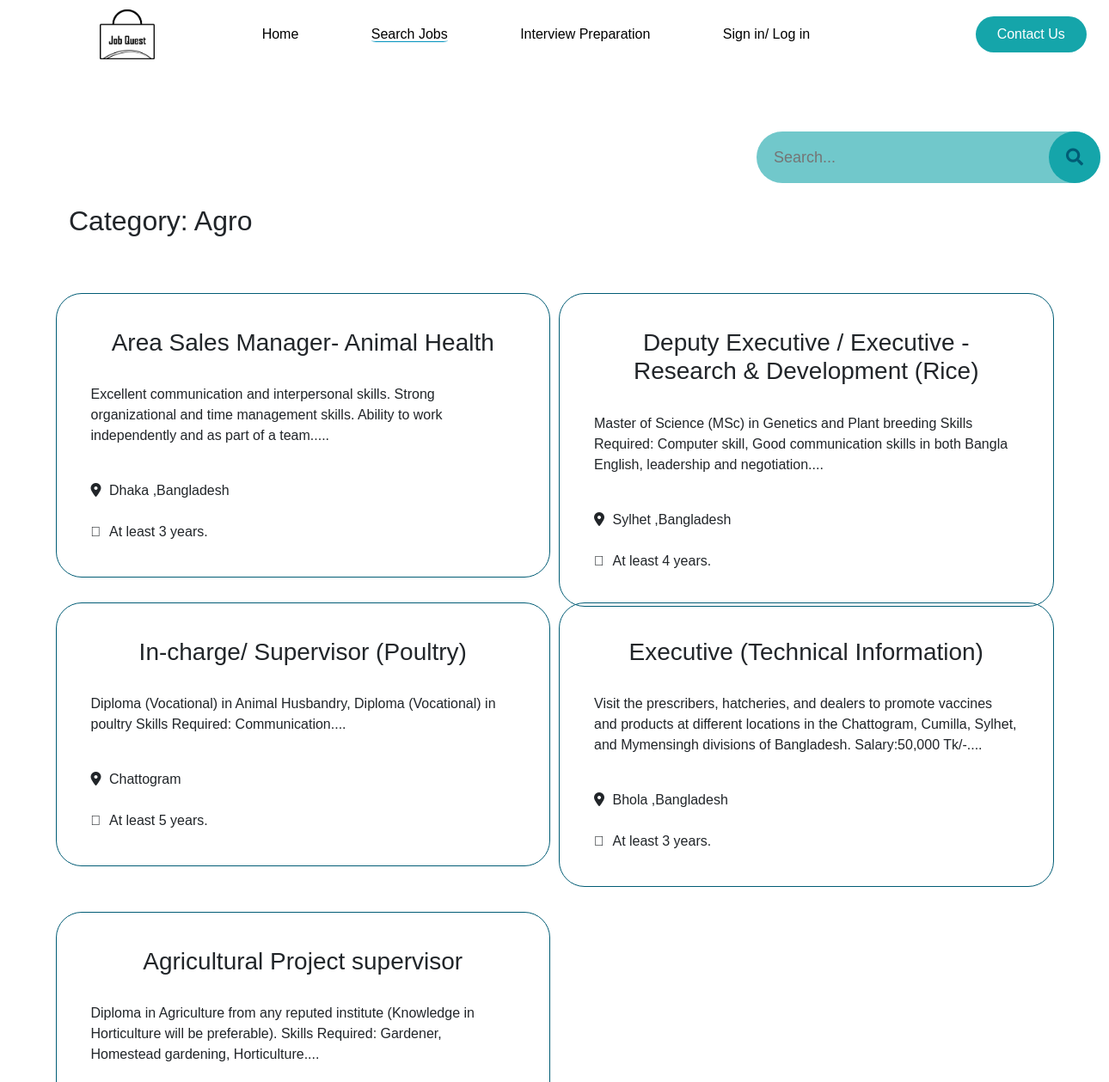
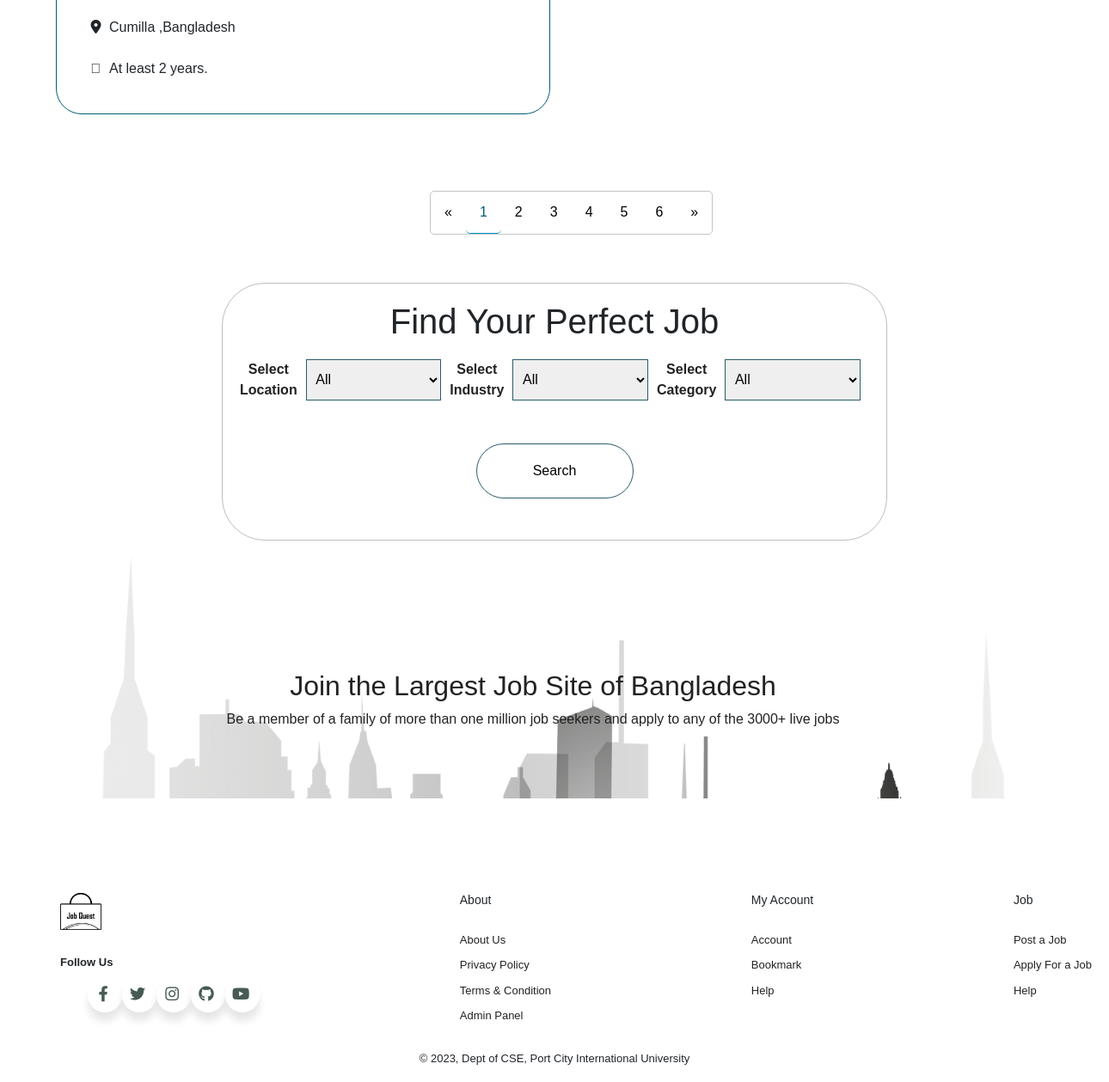
/c_agro.php, run on the app's committed database (2 pictures, top to bottom).
### tables this page shows
CREATE TABLE `agro` (
  `agro_id` int(10) NOT NULL,
  `Title` varchar(100) NOT NULL,
  `Description` varchar(200) NOT NULL,
  `Location` varchar(20) NOT NULL,
  `Experience` varchar(20) NOT NULL
);

### c_agro.php (the view, shortened to what this page needs)
<?php
include('dbconnect.php');
?>
<!DOCTYPE html>
<html lang="en">
<head>
    <link rel="stylesheet" href="bootstrap/css/bootstrap.min.css">
    <link rel="stylesheet" href="https://pro.fontawesome.com/releases/v5.15.4/css/all.css" />
    <link rel="stylesheet" href="category.css">
</head>
<body>
    <header>
        <span class="logo"><a href="index.php"><img src="./media/logo/logo.png" alt=""></a></span>
        <nav class="header">
            <ul class="nav_links">
                <li><a href="index.php">Home</a></li>
                <li><a class="active" href="search_jobs.php">Search Jobs</a></li>
                <li><a href="interviewprep.php">Interview Preparation</a></li>
                <li><a href="login.php" data-bs-toggle="modal" data-bs-target="#exampleModal" data-bs-whatever="@getbootstrap" id="text-white" aria-current="page">Sign in/ Log in</a></li>
            </ul>
        </nav>
        <a class="cta" href="contact.php"><button type="">Contact Us</button></a>
    </header>
    <div class="search-container">
        <div class="search_wrap search_wrap_3">
            <div class="search_box">
                <form method="post">
                    <input class="input" list="alljobs" type="text" name="alljobs" placeholder="Search..." required>
                    <div id="sbutton" class="btn btn_common">
                        <button name="search" class="fas fa-search"></button>
                    </div>
                </form>
            </div>
        </div>
    </div>
    <section>
        <h2 class="catergory-text">Category: Agro</h2>
        <div class="new-jobs">
            <?php
            $ret1 = mysqli_query($con, "Select * From agro ");
            while ($result1 = mysqli_fetch_array($ret1)) {
            ?>
                <div class="full-new-jobs-divs" onclick="window.location.href='single_job.php?editid=<?php echo $result1['id']; ?>';">
                    <div class="new-jobs-divs">
                        <h3><?php echo $result1['Title']; ?></h3><br>
                        <p><?php echo $result1['Description']; ?>....</p><br>
                        <i class="fa-solid fa-location-dot"></i>
                        <span>
                            <?php echo $result1['Location']; ?>
                        </span><br>
                        <br> <i class="fal fa-briefcase"></i>
                        <span><?php echo $result1['Experience']; ?></span>
                    </div>
                </div>
            <?php
            }
            ?>
        </div>
    </section>
    <div class="pagination">
        <a href="#">&laquo;</a>
        <a href="#" class="active">1</a>
        <a href="#">2</a>
        <a href="#">3</a>
        <a href="#">4</a>
        <a href="#">5</a>
        <a href="#">6</a>
        <a href="#">&raquo;</a>
    </div>
    <section class="filter-section">
        <h1>Find Your Perfect Job</h1>
        <div class="filter">
            <label><b>Select Location</b></label>
            <select>
                <option>All</option>
            </select>
            <label><b>Select Industry</b></label>
            <select>
                <option>All</option>
            </select>
            <label><b>Select Category</b></label>
            <select>
                <option>All</option>
            </select>
        </div>
        <button name='search_filter' class="search-style">Search</button>
    </section>
    <section class="full-banner">
        <h2>Join the Largest Job Site of Bangladesh</h2>
        <p>Be a member of a family of more than one million job seekers
            and apply to any of the 3000+ live jobs</p>
    </section>
    <?php
    include('footer.php');
    ?>
</body>
</html>

### category.css (style rules this page uses)
* { margin: 0; font-family:'Trebuchet MS', 'Lucida Sans Unicode', 'Lucida Grande', 'Lucida Sans', Arial, sans-serif; }
header { display: flex; justify-content:space-around; align-items: center; padding: 40px 0px 20px 40px; height: 30px; margin-bottom: 20px; }
.logo img { width: 4rem; }
.logo a { cursor: pointer; font-size: xx-large; padding-left:50px; }
.nav_links { list-style: none; text-decoration: none; }
.nav_links li { display: inline-block; padding: 0 40px; margin-top: 15px; }
.nav_links li a { transition: all 0.3s ease 0s; text-decoration: none; color:rgb(12, 91, 156); color: black; }
.cta button { margin-left: 100px; padding: 9px 25px; background-color:rgb(21, 165, 170); border: none; border-radius: 50px; cursor: pointer; color: white; }
.active { border-bottom: 1px solid #0292be; border-width: 0.2%; border-radius: 10%; }
.search-container { padding: 25px 30px; }
.search-container .input { border: 0; outline: none; color: #222; background-color: rgba(21, 165, 170, 0.603); }
.search_wrap { margin: 48px 850px auto; }
.search_wrap .search_box { position: relative; width: 400px; height: 60px; }
.search_wrap .search_box .input { position: absolute; top: 0; left: 0; width: 100%; height: 100%; padding: 10px 20px; border-radius: 3px; font-size: 18px; }
#sbutton button { background-color: transparent; color:#015c75; border: none; padding: 20px; }
.search_wrap .search_box .btn { position: absolute; top: 0; right: 0; width: 60px; height: 100%; background: rgb(21, 165, 170); z-index: 1; cursor: pointer; }
.search_wrap .search_box .btn.btn_common .fas { background-color: transparent; border: none; position: absolute; top: 50%; left: 50%; transform: translate(-50%, -50%); color: white; font-size: 20px; }
.search_wrap.search_wrap_3 .search_box .input { padding-right: 80px; }
.search_wrap.search_wrap_3 .search_box .input { border-radius: 50px; }
.search_wrap.search_wrap_3 .search_box .btn { right: 0px; border-radius: 50%; }
.catergory-text { padding-left: 80px; }
.new-jobs { display: grid; grid-template-columns: repeat(2, 1fr); gap: 10px; margin:5%; margin-bottom: 70px; }
.new-jobs h3 { text-align: center; }
.new-jobs-divs span { padding-left: 5px; }
.new-jobs-divs { border:1px solid #015c75; margin-bottom: 40px; padding: 40px; border-radius: 30px; }
.full-new-jobs-divs { width: 100%; height: 350px; justify-content:space-around; }
.filter-section { border: 1px solid #2222224b; height: 300px; width: 60%; align-items: center; text-align: center; margin-left: 20%; padding:20px; border-radius: 50px; }
.filter { display: flex; margin-top: 20px; }
.filter select { padding: 0.9%; width: 40%; }
.filter label { color: #222; }
.filter select { border: 1px solid #295c6a; font-size: medium; margin-left: 10px; margin-right: 10px; }
.filter-section button, .search-style { margin-top: 50px; background-color: transparent; border: 0.5px solid #295c6a; border-radius: 50px; width: 25%; height: 25%; cursor: pointer; }
.full-banner { background-image:url(./media/img/building\ shadow.png); background-repeat: no-repeat; background-size: cover; height: 300px; text-align: center; padding-top: 150px; margin-right: 50px; color: #222; }
.pagination { display: inline-block; border:1px solid #C4C4C4; border-radius:5px; margin-left: 500px; margin-bottom: 50px; }
.pagination a { color: black; float: left; padding: 12px 16px; text-decoration: none; }
.pagination a.active { color:#015c75; border-radius: 5px; }

### data on the page
agro: Title "Area Sales Manager- Animal Health", Description "Excellent communication and interpersonal skills. Strong organizational and time management skills. Ability to work independently and as part of a team.", Location "Dhaka ,Bangladesh", Experience "At least 3 years."
agro: Title "Deputy Executive / Executive - Research & Development (Rice)", Description "Master of Science (MSc) in Genetics and Plant breeding Skills Required: Computer skill, Good communication skills in both Bangla English, leadership and negotiation", Location "Sylhet ,Bangladesh", Experience "At least 4 years."
agro: Title "In-charge/ Supervisor (Poultry)", Description "Diploma (Vocational) in Animal Husbandry, Diploma (Vocational) in poultry Skills Required: Communication", Location "Chattogram", Experience "At least 5 years."
agro: Title "Executive (Technical Information)", Description "Visit the prescribers, hatcheries, and dealers to promote vaccines and products at different locations in the Chattogram, Cumilla, Sylhet, and Mymensingh divisions of Bangladesh. Salary:50,000 Tk/-", Location "Bhola ,Bangladesh", Experience "At least 3 years."
agro: Title "Agricultural Project supervisor", Description "Diploma in Agriculture from any reputed institute (Knowledge in Horticulture will be preferable). Skills Required: Gardener, Homestead gardening, Horticulture", Location "Cumilla ,Bangladesh", Experience "At least 2 years."
